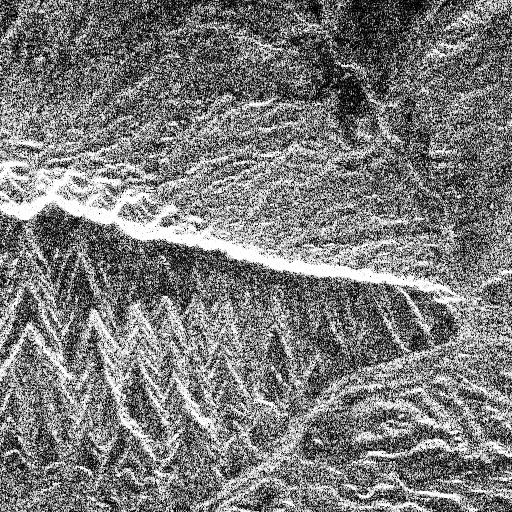
%> input picture Practice3/pinos512.tif, 512 x 512 px
$ octave p3e1.m   (GNU Octave 9; MATLAB toolbox functions it lacks are replaced by stand-ins)
%> lines starting %> are read from the running program, lines starting %| are printed output that depends on the picture; in (x1, y1, x2, y2) boxes, pixels count from 0 and x2, y2 are one past the last pixel; in counts of white or black regions, pixels touching at a corner belong together; the program's own positions count from 1
%%%%%%%%%%%%%%%%%%%%%%%%%%%%%%%%%%%%%%%%%%%%%%%
%%%       Practice 3 - Equalization         %%%
%%%             Team members                %%%
%%%     +Herrera Godina Adriana Jocelyn     %%%
%%%        +Miranda Miranda Emiliano        %%%
%%%      +Nicolás Marín Brian Geovanny      %%%
%%%      +Sanchez Torres Sergio Daniel      %%%
%%%%%%%%%%%%%%%%%%%%%%%%%%%%%%%%%%%%%%%%%%%%%%%
clear
pinesimg = imread("Practice3/pinos512.tif");
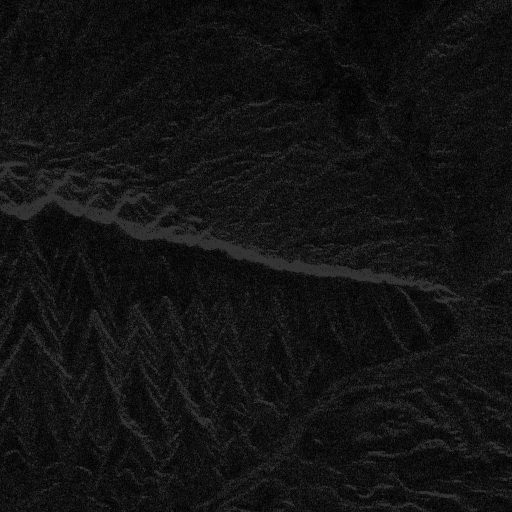
%> pinesimg: size 512x512 uint8; min 0, max 54, mean 19

% 1a- Show the original image and its histogram
figure(1)
imshow(pinesimg)

figure(2)
imhist(pinesimg)
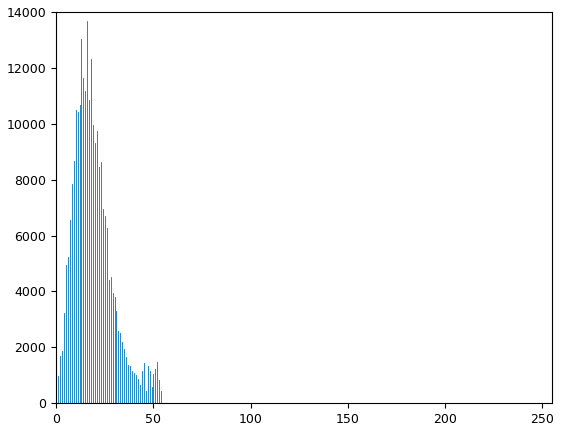
%> figure redrawn from the program's plot data; highest point at x = 16, y = 13683

% 1b- Equalize the image histogram and show the
% result: new image and new histogram
pineshisteq = histeq(pinesimg);

figure(3)
imshow(pineshisteq)

figure(4)
imhist(pineshisteq)
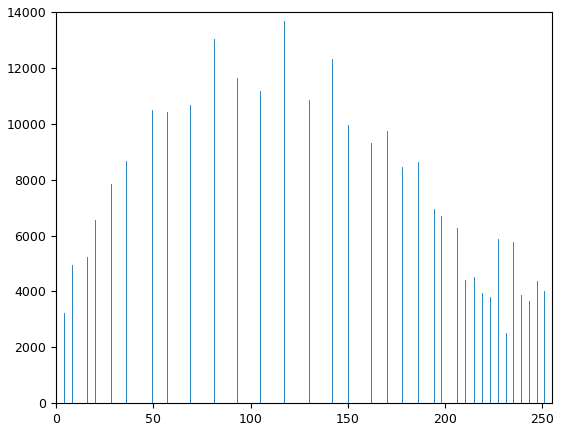
%> figure redrawn from the program's plot data; highest point at x = 117, y = 13683

% 1c- Equalize the histogram using 128, 64,
% 32, 16, 8, and 2 quantization levels.
lvl128 = histeq(pinesimg, 128);
figure(5)
imshow(lvl128)
figure(6)
imhist(lvl128)
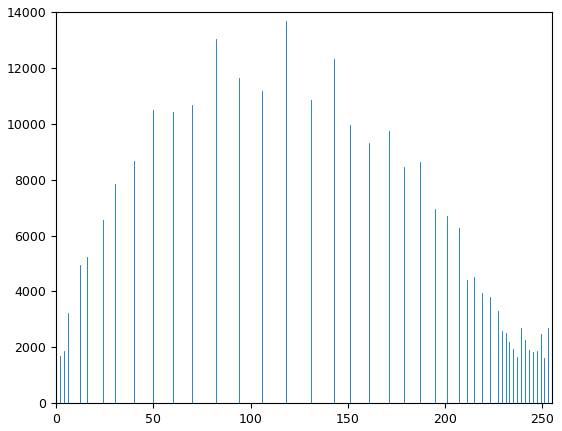
%> figure redrawn from the program's plot data; highest point at x = 118, y = 13683

lvl64 = histeq(pinesimg, 64);
figure(7)
imshow(lvl64)
figure(8)
imhist(lvl64)

lvl32 = histeq(pinesimg, 32);
figure(9)
imshow(lvl32)
figure(10)
imhist(lvl32)
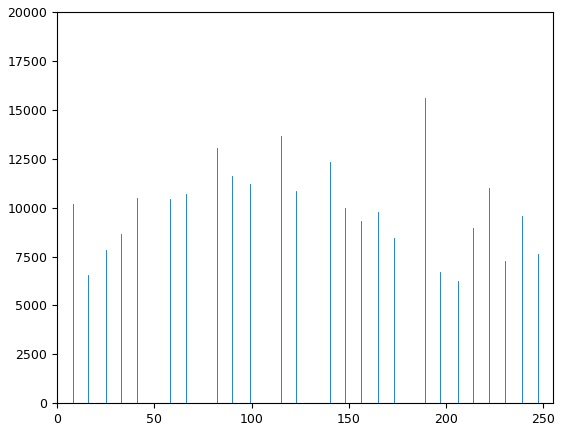
%> figure redrawn from the program's plot data; highest point at x = 189, y = 15581

lvl16 = histeq(pinesimg, 16);
figure(11)
imshow(lvl16)
figure(12)
imhist(lvl16)
%> figure, not shown here; highest point at x = 119, y = 24531

lvl8 = histeq(pinesimg, 8);
figure(13)
imshow(lvl8)
figure(14)
imhist(lvl8)
%> figure, not shown here; highest point at x = 0, y = 42388

lvl2 = histeq(pinesimg, 2);
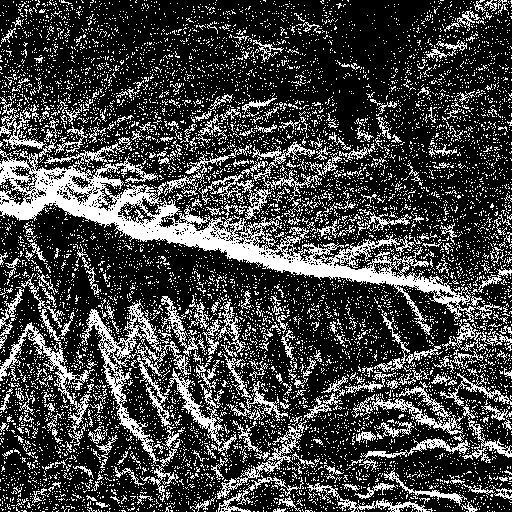
%> lvl2: size 512x512 uint8; 26.5% white in thin lines or dots
figure(15)
imshow(lvl2)
figure(16)
imhist(lvl2)
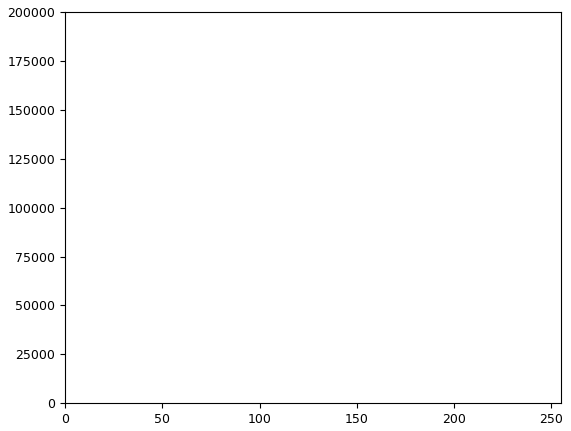
%> figure redrawn from the program's plot data; highest point at x = 0, y = 192788

$ run again, with Practice3/trees256.tif copied over Practice3/pinos512.tif
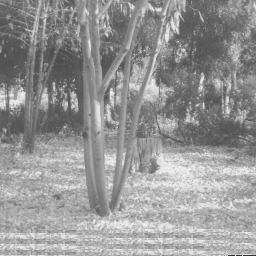
%> input picture Practice3/trees256.tif, 256 x 256 px
%> pinesimg is the input picture: size 256x256 uint8; min 50, max 255, mean 149.1
%> `lvl2 = histeq(pinesimg, 2);`:
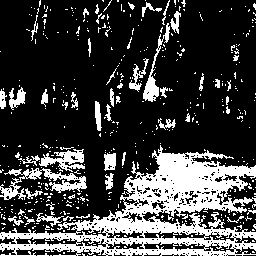
%> lvl2: size 256x256 uint8; 25.1% white; 457 white regions (408 under 20 px), largest, box (x1, y1, x2, y2) and area: (0, 145, 256, 256) 10627, (0, 168, 87, 200) 929, (39, 149, 85, 172) 507
%> `imhist(lvl2)`:
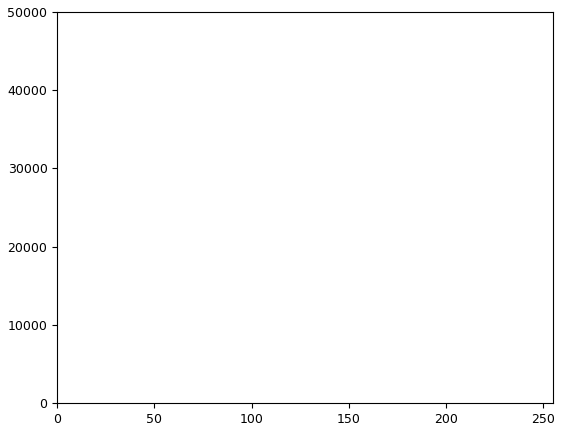
%> figure redrawn from the program's plot data; highest point at x = 0, y = 49111

$ run again, with Practice3/zonaA_b5.tif copied over Practice3/pinos512.tif
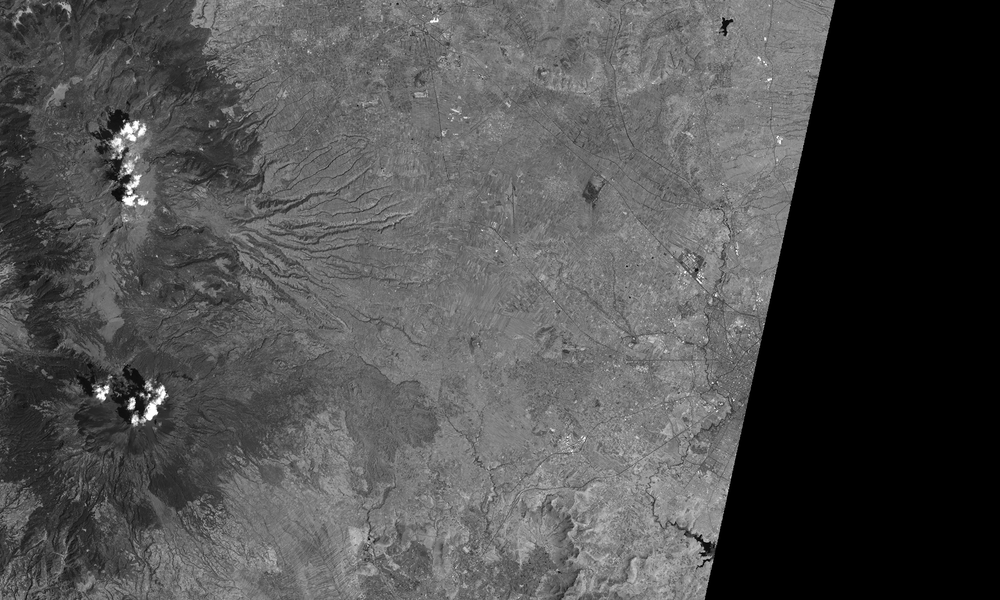
%> input picture Practice3/zonaA_b5.tif, 1000 x 600 px, shrunk from 2500 x 1500 before the run
%> pinesimg is the input picture: size 600x1000 uint8; min 0, max 255, mean 79.5
%> `lvl2 = histeq(pinesimg, 2);`:
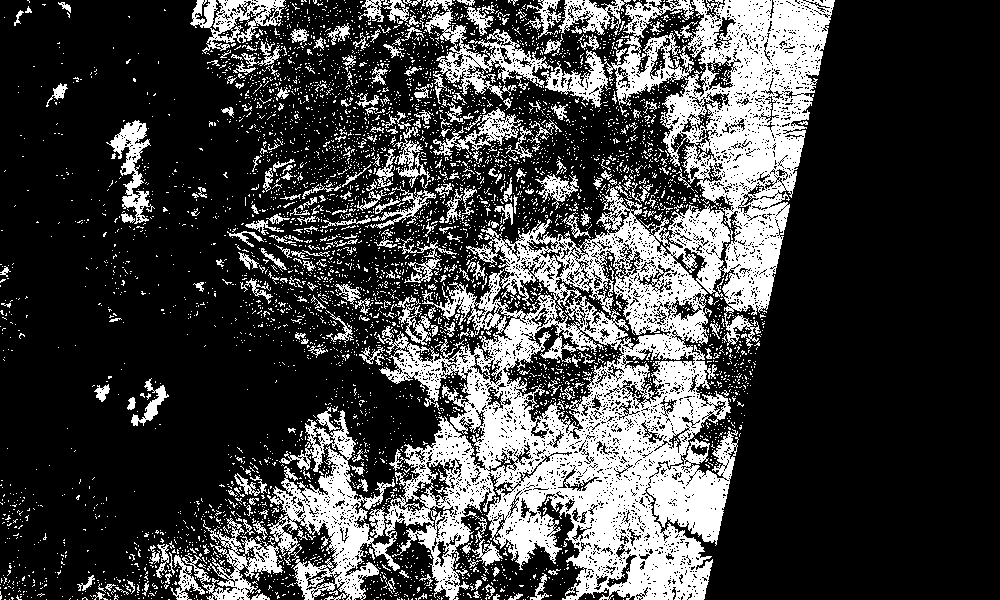
%> lvl2: size 600x1000 uint8; 26% white; 4978 white regions (4683 under 20 px), largest, box (x1, y1, x2, y2) and area: (267, 0, 835, 600) 108600, (424, 0, 553, 100) 3439, (182, 518, 283, 600) 2520
%> `imhist(lvl2)`:
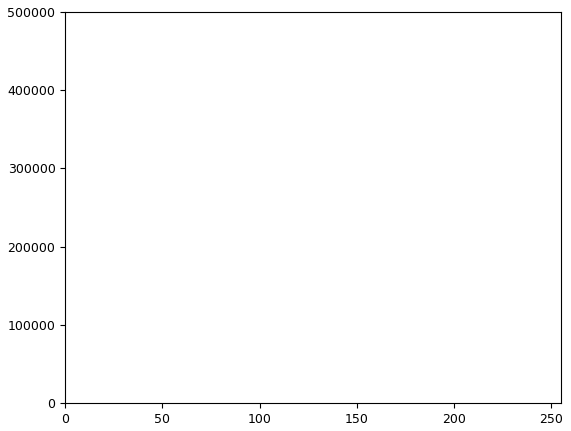
%> figure redrawn from the program's plot data; highest point at x = 0, y = 444260

$ run again, with Practice3/zonaB_b5.tif copied over Practice3/pinos512.tif
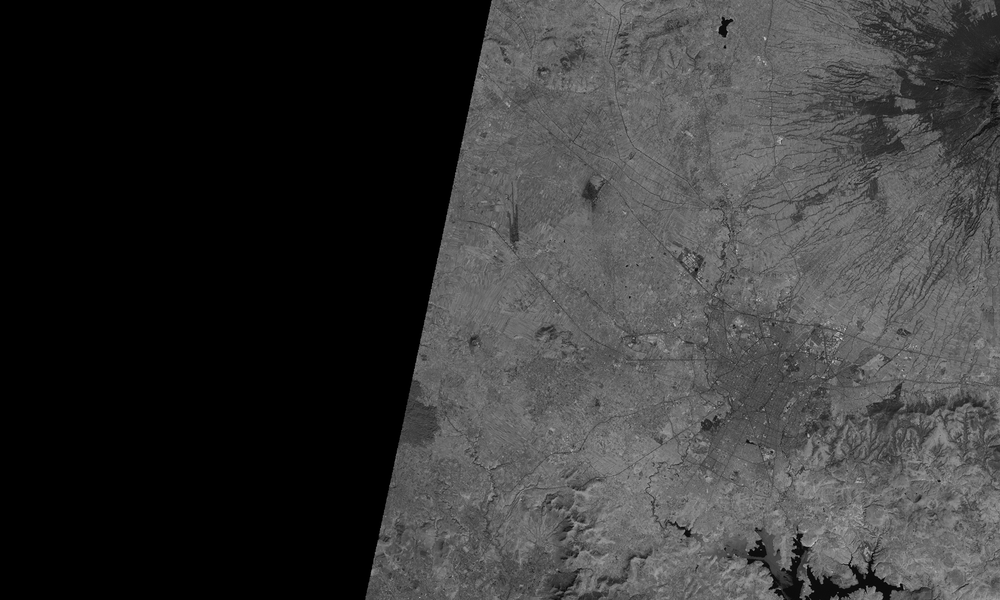
%> input picture Practice3/zonaB_b5.tif, 1000 x 600 px, shrunk from 2500 x 1500 before the run
%> pinesimg is the input picture: size 600x1000 uint8; min 0, max 210, mean 54.9
%> `lvl2 = histeq(pinesimg, 2);`:
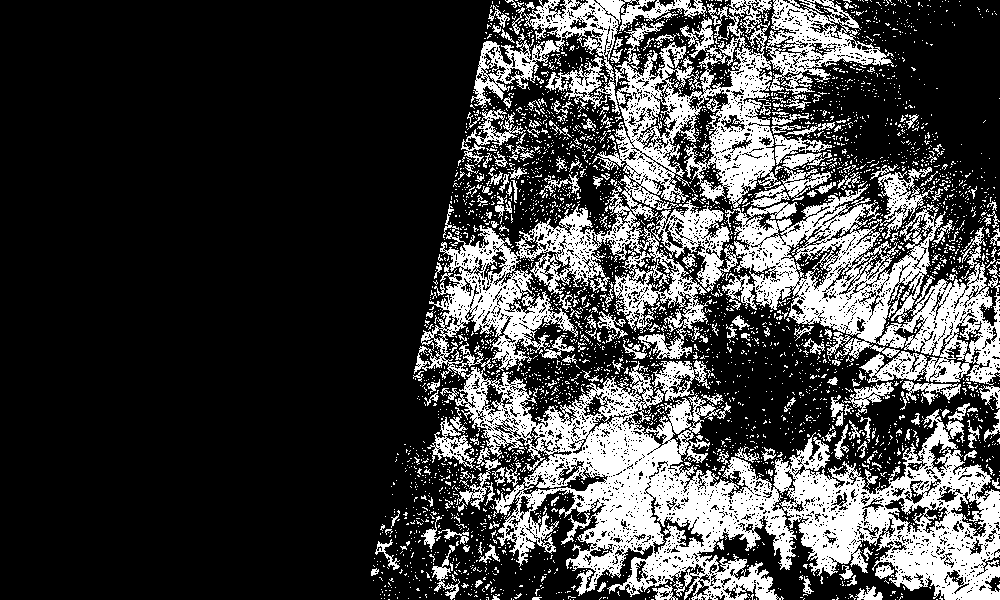
%> lvl2: size 600x1000 uint8; 25.7% white; 3784 white regions (3558 under 20 px), largest, box (x1, y1, x2, y2) and area: (414, 0, 1000, 600) 113814, (471, 0, 707, 115) 6060, (868, 167, 934, 239) 1362
